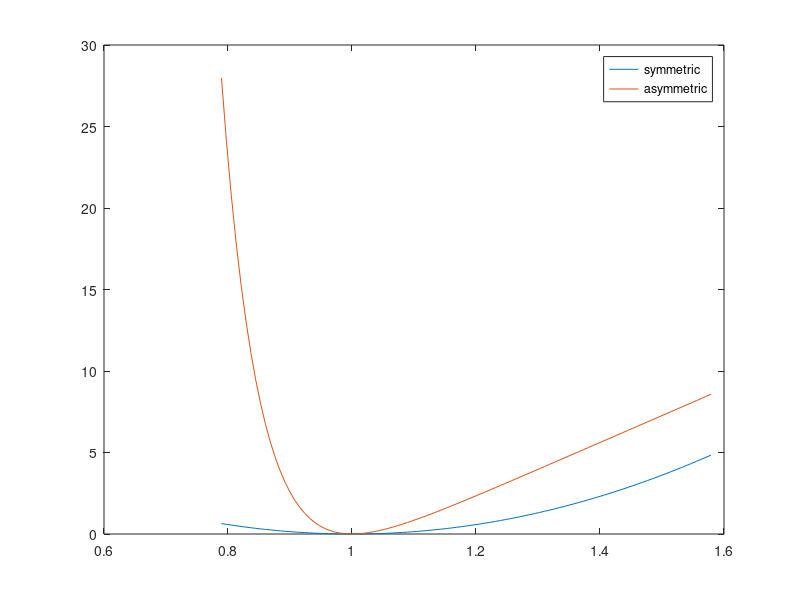

Here is the MATLAB script that generated this plot: (Note: this script raises an error after producing the figure.)
clearvars
close all
clc

c   = 4.35;
b_t = 3.8;

b   = 3:0.03:6;
b_n = b/b_t;

M1  = (b - b_t).^2;
M2  = c*(b - b_t) + exp(-c*(b - b_t)) - 1;

plot(b_n, M1)
hold on
plot(b_n, M2)

hl = legend('symmetric', 'asymmetric');
hl.Interpreter = 'LaTeX';
hl.Box = 'off';
box off

xlabel('$\beta/\beta_\mathrm{t}$', 'Interpreter', 'LaTeX')
ylabel('$O$', 'Interpreter', 'LaTeX')

xlim([0.8, 1.5])
set(gca,'TickLabelInterpreter', 'LaTeX')